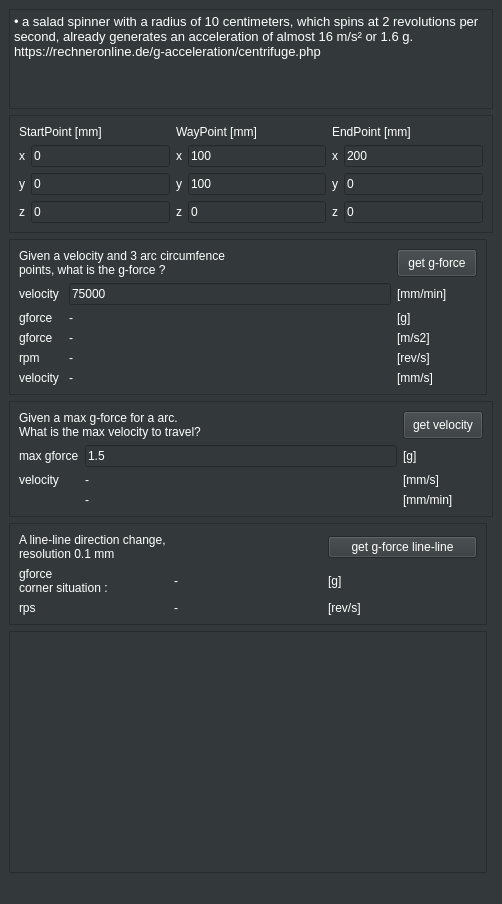
<?xml version="1.0" encoding="UTF-8"?>
<ui version="4.0">
 <class>MainWindow</class>
 <widget class="QMainWindow" name="MainWindow">
  <property name="geometry">
   <rect>
    <x>0</x>
    <y>0</y>
    <width>502</width>
    <height>904</height>
   </rect>
  </property>
  <property name="windowTitle">
   <string>G-force 3d calculator</string>
  </property>
  <property name="autoFillBackground">
   <bool>false</bool>
  </property>
  <property name="styleSheet">
   <string notr="true">background-color: rgb(51, 57, 59);
color: rgb(255, 255, 255);
</string>
  </property>
  <widget class="QWidget" name="centralwidget">
   <property name="autoFillBackground">
    <bool>false</bool>
   </property>
   <property name="styleSheet">
    <string notr="true">background-color: rgb(51, 57, 59);
color: rgb(255, 255, 255);
</string>
   </property>
   <layout class="QGridLayout" name="gridLayout_11">
    <item row="3" column="0" colspan="2">
     <widget class="QFrame" name="frame">
      <property name="frameShape">
       <enum>QFrame::StyledPanel</enum>
      </property>
      <property name="frameShadow">
       <enum>QFrame::Raised</enum>
      </property>
      <layout class="QGridLayout" name="gridLayout_7">
       <item row="0" column="0">
        <layout class="QGridLayout" name="gridLayout_6">
         <item row="1" column="0">
          <widget class="QLabel" name="label_19">
           <property name="text">
            <string>max gforce</string>
           </property>
          </widget>
         </item>
         <item row="2" column="0">
          <widget class="QLabel" name="label_20">
           <property name="text">
            <string>velocity</string>
           </property>
          </widget>
         </item>
         <item row="2" column="1">
          <widget class="QLabel" name="label_max_velocity_mm_sec">
           <property name="text">
            <string>-</string>
           </property>
          </widget>
         </item>
         <item row="2" column="2">
          <widget class="QLabel" name="label_23">
           <property name="text">
            <string>[mm/s]</string>
           </property>
          </widget>
         </item>
         <item row="3" column="1">
          <widget class="QLabel" name="label_max_velocity_mm_min">
           <property name="text">
            <string>-</string>
           </property>
          </widget>
         </item>
         <item row="3" column="2">
          <widget class="QLabel" name="label_25">
           <property name="text">
            <string>[mm/min]</string>
           </property>
          </widget>
         </item>
         <item row="1" column="1">
          <widget class="QLineEdit" name="lineEdit_max_gforce">
           <property name="text">
            <string>1.5</string>
           </property>
          </widget>
         </item>
         <item row="1" column="2">
          <widget class="QLabel" name="label_29">
           <property name="text">
            <string>[g]</string>
           </property>
          </widget>
         </item>
         <item row="0" column="0" colspan="2">
          <widget class="QLabel" name="label_22">
           <property name="text">
            <string>Given a max g-force for a arc. 
What is the max velocity to travel?</string>
           </property>
          </widget>
         </item>
         <item row="0" column="2">
          <widget class="QPushButton" name="pushButton_get_max_velocity">
           <property name="sizePolicy">
            <sizepolicy hsizetype="Preferred" vsizetype="Preferred">
             <horstretch>0</horstretch>
             <verstretch>0</verstretch>
            </sizepolicy>
           </property>
           <property name="text">
            <string>get velocity</string>
           </property>
          </widget>
         </item>
        </layout>
       </item>
      </layout>
     </widget>
    </item>
    <item row="2" column="0">
     <widget class="QFrame" name="frame_2">
      <property name="frameShape">
       <enum>QFrame::StyledPanel</enum>
      </property>
      <property name="frameShadow">
       <enum>QFrame::Raised</enum>
      </property>
      <layout class="QGridLayout" name="gridLayout_8">
       <item row="0" column="0">
        <layout class="QGridLayout" name="gridLayout_4">
         <item row="2" column="1">
          <widget class="QLabel" name="label_g_force">
           <property name="text">
            <string>-</string>
           </property>
          </widget>
         </item>
         <item row="3" column="2">
          <widget class="QLabel" name="label_21">
           <property name="text">
            <string>[m/s2]</string>
           </property>
          </widget>
         </item>
         <item row="4" column="1">
          <widget class="QLabel" name="label_rev_sec">
           <property name="text">
            <string>-</string>
           </property>
          </widget>
         </item>
         <item row="4" column="2">
          <widget class="QLabel" name="label_26">
           <property name="text">
            <string>[rev/s]</string>
           </property>
          </widget>
         </item>
         <item row="4" column="0">
          <widget class="QLabel" name="label_16">
           <property name="text">
            <string>rpm</string>
           </property>
          </widget>
         </item>
         <item row="5" column="2">
          <widget class="QLabel" name="label_27">
           <property name="text">
            <string>[mm/s]</string>
           </property>
          </widget>
         </item>
         <item row="2" column="0">
          <widget class="QLabel" name="label_13">
           <property name="text">
            <string>gforce</string>
           </property>
          </widget>
         </item>
         <item row="3" column="1">
          <widget class="QLabel" name="label_g_force_ms2">
           <property name="text">
            <string>-</string>
           </property>
          </widget>
         </item>
         <item row="1" column="1">
          <widget class="QLineEdit" name="lineEdit_speed">
           <property name="text">
            <string>75000</string>
           </property>
          </widget>
         </item>
         <item row="5" column="0">
          <widget class="QLabel" name="label_15">
           <property name="text">
            <string>velocity </string>
           </property>
          </widget>
         </item>
         <item row="3" column="0">
          <widget class="QLabel" name="label_17">
           <property name="text">
            <string>gforce </string>
           </property>
          </widget>
         </item>
         <item row="5" column="1">
          <widget class="QLabel" name="label_speed_mm_sec">
           <property name="text">
            <string>-</string>
           </property>
          </widget>
         </item>
         <item row="2" column="2">
          <widget class="QLabel" name="label_24">
           <property name="text">
            <string>[g]</string>
           </property>
          </widget>
         </item>
         <item row="1" column="2">
          <widget class="QLabel" name="label_28">
           <property name="text">
            <string>[mm/min]</string>
           </property>
          </widget>
         </item>
         <item row="1" column="0">
          <widget class="QLabel" name="label_14">
           <property name="text">
            <string>velocity </string>
           </property>
          </widget>
         </item>
         <item row="0" column="0" colspan="2">
          <widget class="QLabel" name="label_18">
           <property name="text">
            <string>Given a velocity and 3 arc circumfence
points, what is the g-force ?</string>
           </property>
          </widget>
         </item>
         <item row="0" column="2">
          <widget class="QPushButton" name="pushButton_get_gforce">
           <property name="sizePolicy">
            <sizepolicy hsizetype="Preferred" vsizetype="Preferred">
             <horstretch>0</horstretch>
             <verstretch>0</verstretch>
            </sizepolicy>
           </property>
           <property name="text">
            <string>get g-force</string>
           </property>
          </widget>
         </item>
        </layout>
       </item>
      </layout>
     </widget>
    </item>
    <item row="1" column="0" colspan="2">
     <widget class="QFrame" name="frame_3">
      <property name="frameShape">
       <enum>QFrame::StyledPanel</enum>
      </property>
      <property name="frameShadow">
       <enum>QFrame::Raised</enum>
      </property>
      <layout class="QGridLayout" name="gridLayout_10">
       <item row="0" column="0">
        <layout class="QGridLayout" name="gridLayout_5">
         <item row="0" column="0">
          <layout class="QGridLayout" name="gridLayout">
           <item row="3" column="1">
            <widget class="QLineEdit" name="lineEdit_p0_z">
             <property name="text">
              <string>0</string>
             </property>
            </widget>
           </item>
           <item row="2" column="1">
            <widget class="QLineEdit" name="lineEdit_p0_y">
             <property name="text">
              <string>0</string>
             </property>
            </widget>
           </item>
           <item row="3" column="0">
            <widget class="QLabel" name="label_3">
             <property name="text">
              <string>z</string>
             </property>
            </widget>
           </item>
           <item row="2" column="0">
            <widget class="QLabel" name="label_2">
             <property name="text">
              <string>y</string>
             </property>
            </widget>
           </item>
           <item row="1" column="0">
            <widget class="QLabel" name="label">
             <property name="text">
              <string>x</string>
             </property>
            </widget>
           </item>
           <item row="1" column="1">
            <widget class="QLineEdit" name="lineEdit_p0_x">
             <property name="text">
              <string>0</string>
             </property>
            </widget>
           </item>
           <item row="0" column="0" colspan="2">
            <widget class="QLabel" name="label_4">
             <property name="text">
              <string>StartPoint [mm]</string>
             </property>
            </widget>
           </item>
          </layout>
         </item>
         <item row="0" column="1">
          <layout class="QGridLayout" name="gridLayout_2">
           <item row="1" column="1">
            <widget class="QLineEdit" name="lineEdit_p1_x">
             <property name="text">
              <string>100</string>
             </property>
            </widget>
           </item>
           <item row="2" column="1">
            <widget class="QLineEdit" name="lineEdit_p1_y">
             <property name="text">
              <string>100</string>
             </property>
            </widget>
           </item>
           <item row="3" column="1">
            <widget class="QLineEdit" name="lineEdit_p1_z">
             <property name="text">
              <string>0</string>
             </property>
            </widget>
           </item>
           <item row="2" column="0">
            <widget class="QLabel" name="label_5">
             <property name="text">
              <string>y</string>
             </property>
            </widget>
           </item>
           <item row="3" column="0">
            <widget class="QLabel" name="label_6">
             <property name="text">
              <string>z</string>
             </property>
            </widget>
           </item>
           <item row="1" column="0">
            <widget class="QLabel" name="label_7">
             <property name="text">
              <string>x</string>
             </property>
            </widget>
           </item>
           <item row="0" column="0" colspan="2">
            <widget class="QLabel" name="label_8">
             <property name="text">
              <string>WayPoint [mm]</string>
             </property>
            </widget>
           </item>
          </layout>
         </item>
         <item row="0" column="2">
          <layout class="QGridLayout" name="gridLayout_3">
           <item row="2" column="0">
            <widget class="QLabel" name="label_9">
             <property name="text">
              <string>y</string>
             </property>
            </widget>
           </item>
           <item row="0" column="0" colspan="2">
            <widget class="QLabel" name="label_12">
             <property name="text">
              <string>EndPoint [mm]</string>
             </property>
            </widget>
           </item>
           <item row="1" column="0">
            <widget class="QLabel" name="label_11">
             <property name="text">
              <string>x</string>
             </property>
            </widget>
           </item>
           <item row="1" column="1">
            <widget class="QLineEdit" name="lineEdit_p2_x">
             <property name="text">
              <string>200</string>
             </property>
            </widget>
           </item>
           <item row="3" column="1">
            <widget class="QLineEdit" name="lineEdit_p2_z">
             <property name="text">
              <string>0</string>
             </property>
            </widget>
           </item>
           <item row="2" column="1">
            <widget class="QLineEdit" name="lineEdit_p2_y">
             <property name="text">
              <string>0</string>
             </property>
            </widget>
           </item>
           <item row="3" column="0">
            <widget class="QLabel" name="label_10">
             <property name="text">
              <string>z</string>
             </property>
            </widget>
           </item>
          </layout>
         </item>
        </layout>
       </item>
      </layout>
     </widget>
    </item>
    <item row="0" column="0" colspan="2">
     <widget class="QTextBrowser" name="textBrowser">
      <property name="maximumSize">
       <size>
        <width>16777215</width>
        <height>100</height>
       </size>
      </property>
      <property name="html">
       <string>&lt;!DOCTYPE HTML PUBLIC &quot;-//W3C//DTD HTML 4.0//EN&quot; &quot;http://www.w3.org/TR/REC-html40/strict.dtd&quot;&gt;
&lt;html&gt;&lt;head&gt;&lt;meta name=&quot;qrichtext&quot; content=&quot;1&quot; /&gt;&lt;style type=&quot;text/css&quot;&gt;
p, li { white-space: pre-wrap; }
&lt;/style&gt;&lt;/head&gt;&lt;body style=&quot; font-family:'DejaVu Sans Mono'; font-size:10pt; font-weight:400; font-style:normal;&quot;&gt;
&lt;p style=&quot; margin-top:0px; margin-bottom:0px; margin-left:0px; margin-right:0px; -qt-block-indent:0; text-indent:0px;&quot;&gt;• a salad spinner with a radius of 10 centimeters, which spins at 2 revolutions per second, already generates an acceleration of almost 16 m/s² or 1.6 g.&lt;/p&gt;
&lt;p style=&quot; margin-top:0px; margin-bottom:0px; margin-left:0px; margin-right:0px; -qt-block-indent:0; text-indent:0px;&quot;&gt;https://rechneronline.de/g-acceleration/centrifuge.php&lt;/p&gt;&lt;/body&gt;&lt;/html&gt;</string>
      </property>
     </widget>
    </item>
    <item row="5" column="0">
     <widget class="QFrame" name="frame_4">
      <property name="sizePolicy">
       <sizepolicy hsizetype="Preferred" vsizetype="Expanding">
        <horstretch>0</horstretch>
        <verstretch>0</verstretch>
       </sizepolicy>
      </property>
      <property name="minimumSize">
       <size>
        <width>0</width>
        <height>200</height>
       </size>
      </property>
      <property name="frameShape">
       <enum>QFrame::StyledPanel</enum>
      </property>
      <property name="frameShadow">
       <enum>QFrame::Raised</enum>
      </property>
      <layout class="QGridLayout" name="gridLayout_9">
       <item row="1" column="0">
        <layout class="QGridLayout" name="gridLayout_opencascade"/>
       </item>
      </layout>
     </widget>
    </item>
    <item row="4" column="0">
     <widget class="QFrame" name="frame_5">
      <property name="minimumSize">
       <size>
        <width>0</width>
        <height>100</height>
       </size>
      </property>
      <property name="frameShape">
       <enum>QFrame::StyledPanel</enum>
      </property>
      <property name="frameShadow">
       <enum>QFrame::Raised</enum>
      </property>
      <layout class="QGridLayout" name="gridLayout_13">
       <item row="0" column="0">
        <layout class="QGridLayout" name="gridLayout_12">
         <item row="1" column="2">
          <widget class="QLabel" name="label_32">
           <property name="text">
            <string>[g]</string>
           </property>
          </widget>
         </item>
         <item row="0" column="2">
          <widget class="QPushButton" name="pushButton_gforce_line_line">
           <property name="text">
            <string>get g-force line-line</string>
           </property>
          </widget>
         </item>
         <item row="1" column="0">
          <widget class="QLabel" name="label_30">
           <property name="text">
            <string>gforce 
corner situation :</string>
           </property>
          </widget>
         </item>
         <item row="1" column="1">
          <widget class="QLabel" name="label_gforce_corner">
           <property name="text">
            <string>-</string>
           </property>
          </widget>
         </item>
         <item row="2" column="0">
          <widget class="QLabel" name="label_31">
           <property name="text">
            <string>rps</string>
           </property>
          </widget>
         </item>
         <item row="2" column="2">
          <widget class="QLabel" name="label_33">
           <property name="text">
            <string>[rev/s]</string>
           </property>
          </widget>
         </item>
         <item row="2" column="1">
          <widget class="QLabel" name="label_rps_gforce_corner">
           <property name="text">
            <string>-</string>
           </property>
          </widget>
         </item>
         <item row="0" column="0" colspan="2">
          <widget class="QLabel" name="label_34">
           <property name="text">
            <string>A line-line direction change, 
resolution 0.1 mm</string>
           </property>
          </widget>
         </item>
        </layout>
       </item>
      </layout>
     </widget>
    </item>
   </layout>
  </widget>
  <widget class="QMenuBar" name="menubar">
   <property name="geometry">
    <rect>
     <x>0</x>
     <y>0</y>
     <width>502</width>
     <height>22</height>
    </rect>
   </property>
  </widget>
  <widget class="QStatusBar" name="statusbar"/>
 </widget>
 <resources/>
 <connections/>
</ui>
